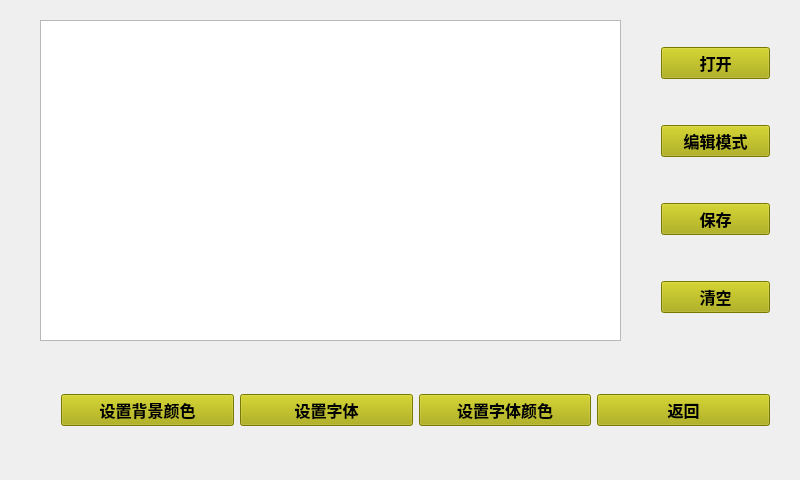
<?xml version="1.0" encoding="UTF-8"?>
<ui version="4.0">
 <class>Nodepad</class>
 <widget class="QMainWindow" name="Nodepad">
  <property name="geometry">
   <rect>
    <x>0</x>
    <y>0</y>
    <width>800</width>
    <height>480</height>
   </rect>
  </property>
  <property name="windowTitle">
   <string>Nodepad</string>
  </property>
  <widget class="QWidget" name="centralWidget">
   <widget class="QTextEdit" name="showfile">
    <property name="enabled">
     <bool>true</bool>
    </property>
    <property name="geometry">
     <rect>
      <x>40</x>
      <y>20</y>
      <width>581</width>
      <height>321</height>
     </rect>
    </property>
   </widget>
   <widget class="QWidget" name="layoutWidget">
    <property name="geometry">
     <rect>
      <x>650</x>
      <y>20</y>
      <width>131</width>
      <height>321</height>
     </rect>
    </property>
    <layout class="QVBoxLayout" name="verticalLayout">
     <property name="spacing">
      <number>30</number>
     </property>
     <item>
      <widget class="QPushButton" name="openpb">
       <property name="font">
        <font>
         <family>微软雅黑</family>
         <pointsize>12</pointsize>
         <weight>75</weight>
         <bold>true</bold>
        </font>
       </property>
       <property name="styleSheet">
        <string notr="true">background-color: rgb(170, 170, 0);</string>
       </property>
       <property name="text">
        <string>打开</string>
       </property>
      </widget>
     </item>
     <item>
      <widget class="QPushButton" name="editpb">
       <property name="font">
        <font>
         <family>微软雅黑</family>
         <pointsize>12</pointsize>
         <weight>75</weight>
         <bold>true</bold>
        </font>
       </property>
       <property name="styleSheet">
        <string notr="true">background-color: rgb(170, 170, 0);</string>
       </property>
       <property name="text">
        <string>编辑模式</string>
       </property>
      </widget>
     </item>
     <item>
      <widget class="QPushButton" name="savepb">
       <property name="font">
        <font>
         <family>微软雅黑</family>
         <pointsize>12</pointsize>
         <weight>75</weight>
         <bold>true</bold>
        </font>
       </property>
       <property name="styleSheet">
        <string notr="true">background-color: rgb(170, 170, 0);</string>
       </property>
       <property name="text">
        <string>保存</string>
       </property>
      </widget>
     </item>
     <item>
      <widget class="QPushButton" name="clearpb">
       <property name="font">
        <font>
         <family>微软雅黑</family>
         <pointsize>12</pointsize>
         <weight>75</weight>
         <bold>true</bold>
        </font>
       </property>
       <property name="styleSheet">
        <string notr="true">background-color: rgb(170, 170, 0);</string>
       </property>
       <property name="text">
        <string>清空</string>
       </property>
      </widget>
     </item>
    </layout>
   </widget>
   <widget class="QWidget" name="layoutWidget">
    <property name="geometry">
     <rect>
      <x>50</x>
      <y>370</y>
      <width>731</width>
      <height>81</height>
     </rect>
    </property>
    <layout class="QHBoxLayout" name="horizontalLayout">
     <item>
      <widget class="QPushButton" name="setbgcolorpb">
       <property name="font">
        <font>
         <family>微软雅黑</family>
         <pointsize>12</pointsize>
         <weight>75</weight>
         <bold>true</bold>
        </font>
       </property>
       <property name="styleSheet">
        <string notr="true">background-color: rgb(170, 170, 0);</string>
       </property>
       <property name="text">
        <string>设置背景颜色</string>
       </property>
      </widget>
     </item>
     <item>
      <widget class="QPushButton" name="setfont">
       <property name="font">
        <font>
         <family>微软雅黑</family>
         <pointsize>12</pointsize>
         <weight>75</weight>
         <bold>true</bold>
        </font>
       </property>
       <property name="styleSheet">
        <string notr="true">background-color: rgb(170, 170, 0);</string>
       </property>
       <property name="text">
        <string>设置字体</string>
       </property>
      </widget>
     </item>
     <item>
      <widget class="QPushButton" name="setcolorpb">
       <property name="font">
        <font>
         <family>微软雅黑</family>
         <pointsize>12</pointsize>
         <weight>75</weight>
         <bold>true</bold>
        </font>
       </property>
       <property name="styleSheet">
        <string notr="true">background-color: rgb(170, 170, 0);</string>
       </property>
       <property name="text">
        <string>设置字体颜色</string>
       </property>
      </widget>
     </item>
     <item>
      <widget class="QPushButton" name="back_btn">
       <property name="font">
        <font>
         <family>微软雅黑</family>
         <pointsize>12</pointsize>
         <weight>75</weight>
         <bold>true</bold>
        </font>
       </property>
       <property name="styleSheet">
        <string notr="true">background-color: rgb(170, 170, 0);</string>
       </property>
       <property name="text">
        <string>返回</string>
       </property>
      </widget>
     </item>
    </layout>
   </widget>
   <zorder>layoutWidget</zorder>
   <zorder>layoutWidget</zorder>
   <zorder>showfile</zorder>
  </widget>
 </widget>
 <layoutdefault spacing="6" margin="11"/>
 <resources/>
 <connections/>
</ui>
